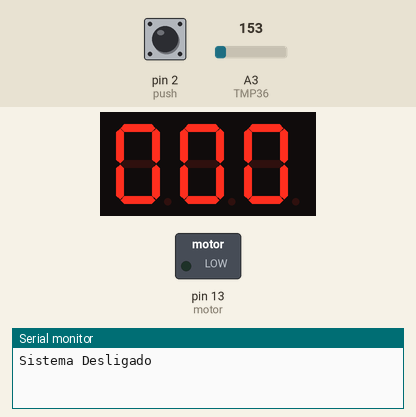
This sketch was run on a simulated Arduino Uno, built with avr-gcc and run on an emulated ATmega328P. Parts: 3-digit seven-segment display, switched loads named in the sketch (green lamp = pin HIGH), the last lines printed to the serial monitor. Wiring (inferred from the names in the program): 3-digit 7-segment display, segments lit when LOW: segments pin 3, pin 4, pin 5, pin 6, pin 7, pin 8, pin 9; digit selects pin 10, pin 11, pin 12. The inputs (shaded band) are chosen by the test bench; at power-on: pin 2 (push) HIGH, A3 (TMP36) = 153. The segment pins are drawn as the display they are named for; pins used as bus, display or sensor lines are not drawn.

Above: at 1.2 s.
1.3 s: pin 2 (push) pulled LOW for 0.15 s
At 1.8 s:
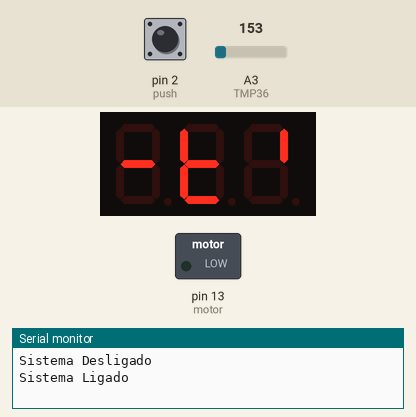
2.9 s: A3 (TMP36) set to 191
At 4.1 s:
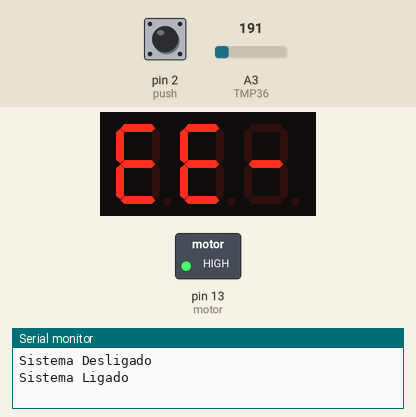
4.4 s: A3 (TMP36) set to 175
At 5.4 s:
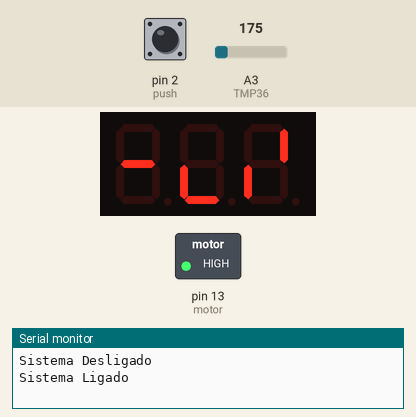
5.9 s: A3 (TMP36) set to 165
At 6.5 s:
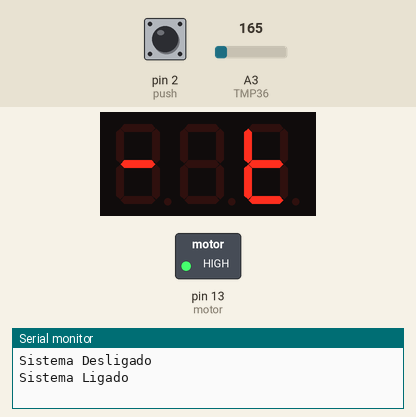
7.4 s: A3 (TMP36) set to 133
At 8.6 s:
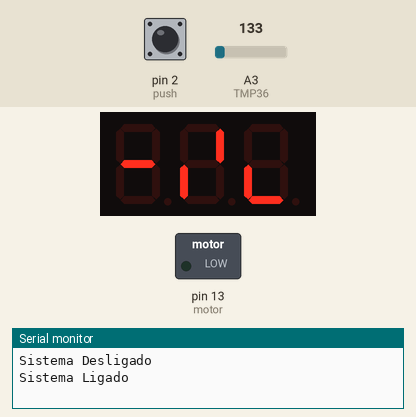
8.9 s: A3 (TMP36) set to 114
At 10.0 s:
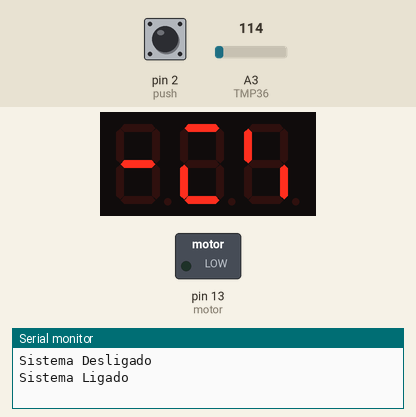
Timing chart, 0 to 11.4 s (numbered marks = the images above; inputs shaded):
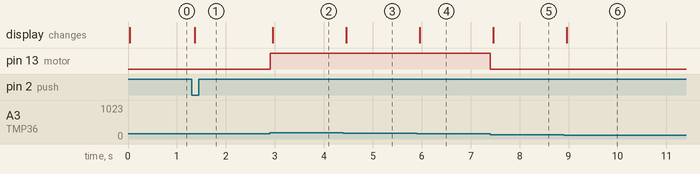

The sketch:

Projeto1.ino
```cpp
//Display 7 Segmentos Cathode Comúm
int display7c[10]= {0x3f,0x06,0x5b,0x4f,0x66,0x6d,0x7d,0x07,0x7f,0x67};


//Declara os PINO do Arduino
const byte push = 2;
const byte motor = 13;
//Delcaração dos Pinos do Display
byte a=3;
byte b=4;
byte c=5;
byte d=6;
byte e=7;
byte f=8;
byte g=9;
// Pinos dos Transistors
byte t1=10;
byte t2=11;
byte t3=12;
byte t4=13;

const int TMP36 = A3; // Define o pino que lera a saída do LM35

volatile int START = 0; //Variável da interrupção deve ser volatile
float temperatura; //Temperatura
int tempF;         //Temperatura Fahrenheit
int mens=1;        //Bandeira para Mostrar Menssagem
const int UP = 86; //Limite máximo de temperatura [F]
const int DOWN = 77; //Limite mínimo de temperatura [F]

//Função Display 7 Segmentos
// desde el pin ini hasta el pin fin
void display7seg(int bits,int a,int b,int c,int d,int e,int f,int g){

  //Mostra o numero bits no display 7 segmentos
  digitalWrite(a,bitRead(bits,0));
  digitalWrite(b,bitRead(bits,1));
  digitalWrite(c,bitRead(bits,2));
  digitalWrite(d,bitRead(bits,3));
  digitalWrite(e,bitRead(bits,4));
  digitalWrite(f,bitRead(bits,5));
  digitalWrite(g,bitRead(bits,6));
}

//Função da multiplexação
void mostrar( )
{
   int dig[3];   //Vetor dos digitos
   //Dígito Centena
   dig[0]=tempF/100;
   //Dígito Dezena
   dig[1]=(tempF-dig[0]*100)/10;
   //Dígito Unidade
   dig[2]=(tempF-dig[0]*100-dig[1]*10);


   //Rutina de Multiplexación
   for(int i=t1;i<=t3;i++){
     //Chama a Função Display 7 Segmentos
     display7seg(display7c[dig[i-t1]],a,b,c,d,e,f,g);
     digitalWrite(i,HIGH);  //Liga um display
     delay(1);               //espera um tempinho
     digitalWrite(i,LOW);   //desliga o display
   }
}

//Mostra 3 linhas quando o sistema está parado
void parado (void)
{
  display7seg(0,a,b,c,d,e,f,g);
  //Rutina de Multiplexación
   for(int i=t1;i<=t3;i++){
     digitalWrite(g,HIGH);  //Liga o segmento g
     digitalWrite(i,HIGH);  //Liga um display
     delay(1);               //espera um tempinho
     digitalWrite(i,LOW);   //desliga o display
   }
  digitalWrite(t4,LOW);
}

void setup()
{
  Serial.begin(9600);            //Comunicação Serial a 9600 Baudios
  pinMode(push, INPUT_PULLUP);   //PINO 2 (push) como entrada com resistência PullUp

  //Configuração da Interrupção do Arduino, define o PINO 2 (push) como evento de interrupção
   //define a função (InterContador) a ser executado na interrupção
   //e configura que se ative quando o PINO 2 pasa de alto para baixo (FALLING)
   attachInterrupt(digitalPinToInterrupt(push), Inicio, FALLING);
  //Configura os 8 Pinos digitais como SAIDAS
  for(int i=a;i<=t4;i++){
    pinMode(i,OUTPUT);
  }
}

void loop()
{
  if(START == 0) //Indica que a maquina está parada
  {
    parado();  //Mostra nos Display que o sistema está parado
    if(mens != START && START == 0) //Mostra a menssagem 1 vez só
    {
      Serial.println("Sistema Desligado");
        mens=0;
    }
  }
  else
  {
    if(mens != START && START == 1) //Mostra a menssagem 1 vez só
    {
      Serial.println("Sistema Ligado");
        mens=1;
    }

    //Letura do Sensor em Celcius
    temperatura = (float(analogRead(TMP36))*5/1023-0.5)/0.01; //TMP36
    //Conversão para Fahrenheit
    tempF= (temperatura * 9/5) + 32;
    mostrar();

    if(tempF > 100)
      digitalWrite(motor,HIGH); //Liga Motor
    if(tempF < 77)
      digitalWrite(motor,LOW);  //Desliga Motor
  }
}

void Inicio (void)
{
  START = !START;
}
```

Measured:
- after the input at 1.3 s, the display: changes after 0.06 s (image 1)
- after the input at 2.9 s, pin 13 (motor): LOW → HIGH at once; the display: changes after 0.06 s (image 2)
- after the input at 4.4 s, the display: changes after 0.06 s (image 3)
- after the input at 5.9 s, the display: changes after 0.06 s (image 4)
- after the input at 7.4 s, pin 13 (motor): HIGH → LOW at once; the display: changes after 0.06 s (image 5)
- after the input at 8.9 s, the display: changes after 0.06 s (image 6)
